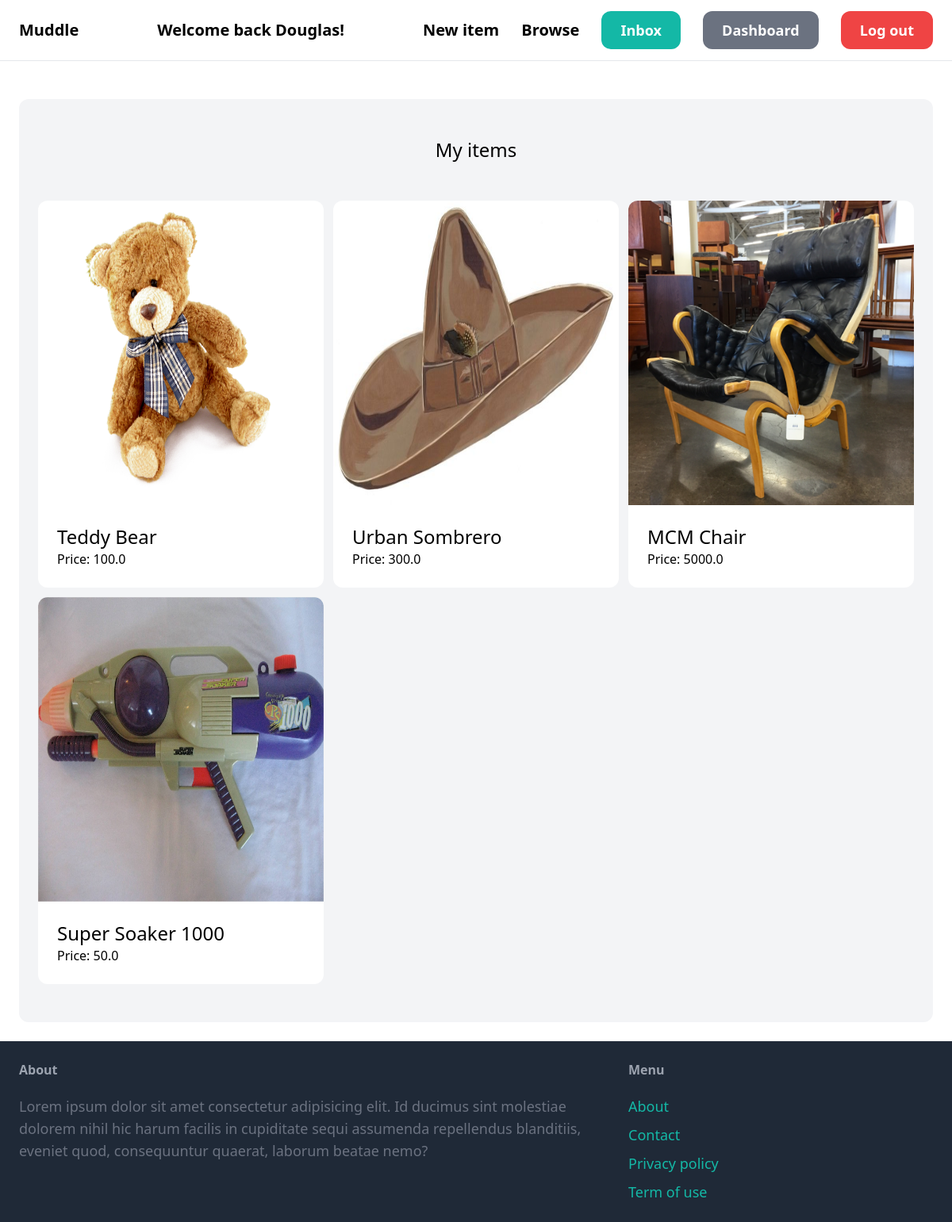
The page /dashboard/ (signed in) on the database its author committed.
### item/models.py (models this page shows, shortened)
class Item(models.Model):
    category = models.ForeignKey(Category, related_name='items', on_delete=models.CASCADE)
    name=models.CharField(max_length=255)
    description = models.TextField(blank=True, null=True)
    price = models.FloatField()
    image = models.ImageField(upload_to='item_images', blank=True, null=True)
    is_sold = models.BooleanField(default=False)
    created_by = models.ForeignKey(User, related_name='items', on_delete=models.CASCADE)
    created_at=models.DateTimeField(auto_now_add=True)

### dashboard/views.py (the view)
# urls.py: path('', views.index, name='index'),
@login_required
def index(request):
    items = Item.objects.filter(created_by=request.user)
    return render(request, 'dashboard/index.html', {
        'items':items,
    })

### dashboard/templates/dashboard/index.html (shortened to what this page needs)
{% extends 'core/base.html' %}
{% block content %}
    <div class="mt-6 px-6 py-12 bg-gray-100 rounded-xl">
        <h2 class="mb-12 text-2xl text-center">My items</h2>
        <div class="grid grid-cols-3 gap-3">
            {% for item in items %}
                <div>
                    <a href="{% url 'item:detail' item.id %}">
                        <div>
                            <img src="{{ item.image.url }}" class="rounded-t-xl w-96 h-96" alt="">
                        </div>
                        <div class="p-6 bg-white rounded-b-xl">
                            <h2 class="text-2xl">{{item.name}}</h2>
                            <p class="text-gray-5000">Price: {{item.price}}</p>
                        </div>
                    </a>
                </div>
            {% endfor %}
        </div>
    </div>
{% endblock %}

### core/templates/core/base.html (shortened to what this page needs)
<!DOCTYPE html>
<html lang="en">
    <head>
        <script src="https://cdn.tailwindcss.com"></script>
    </head>
    <body>
        <nav class="py-6 px-6 flex justify-between items-center border-b border-gray-200">
            <a href="/" class="text-xl font-semibold">Muddle</a>
            {% if request.user.is_authenticated %}
                <p class="text-xl font-semibold">Welcome back {{ request.user.first_name }}!</p>
            {% else %}
            <p class="text-xl font-semibold">Welcome! Please log-in/sign-up!</p>
            {% endif %}
            <div class="space-x-6">
                <a href="{% url 'item:new' %}" class="text-xl font-semibold hover:text-gray-500">New item</a>
                <a href="{% url 'item:items' %}" class="text-xl font-semibold hover:text-gray-500">Browse</a>
                {% if request.user.is_authenticated %}
                    <a href="{% url 'conversation:inbox' %}" class="px-6 py-3 text-lg font-semibold bg-teal-500 text-white rounded-xl hover:bg-teal-700">Inbox</a>
                    <a href="{% url 'dashboard:index' %}" class="px-6 py-3 text-lg font-semibold bg-gray-500 text-white rounded-xl hover:bg-gray-700">Dashboard</a>
                    <a href="{% url 'core:logout' %}" class="px-6 py-3 text-lg font-semibold bg-red-500 text-white rounded-xl hover:bg-red-700">Log out</a>
                {% else %}
                    <a href="{% url 'core:signup' %}" class="px-6 py-3 text-lg font-semibold bg-teal-500 text-white rounded-xl hover:bg-teal-700">Sign up</a>
                    <a href="{% url 'core:login' %}" class="px-6 py-3 text-lg font-semibold bg-gray-500 text-white rounded-xl hover:bg-gray-700">Log in</a>
                {% endif %}
            </div>
        </nav>
        <div class="px-6 py-6">
            {% block content %}
            {% endblock %}
        </div>
        <footer class="py-6 px-6 flex justify-between bg-gray-800">
            <div class="w-2/3 pr-10">
                <h3 class="mb-5 font-semibold text-gray-400">About</h3>
                <p class="text-lg text-gray-500">Lorem ipsum dolor sit amet consectetur adipisicing elit. Id ducimus sint molestiae dolorem nihil hic harum facilis in cupiditate sequi assumenda repellendus blanditiis, eveniet quod, consequuntur quaerat, laborum beatae nemo?
                </p>
            </div>
            <div class="w-1/3">
                <h3 class="mb-5 font-semibold text-gray-400">Menu</h3>
                <ul class="space-y-2">
                    <li><a href="#" class="text-lg text-teal-500 hover:text-teal-700">About</a></li>
                    <li><a href="{% url 'core:contact' %}" class="text-lg text-teal-500 hover:text-teal-700">Contact</a></li>
                    <li><a href="#" class="text-lg text-teal-500 hover:text-teal-700">Privacy policy</a></li>
                    <li><a href="#" class="text-lg text-teal-500 hover:text-teal-700">Term of use</a></li>
                </ul>
            </div>
        </footer>
    </body>
</html>

### rows shown on the page
Item: image (picture), name "Teddy Bear", price "100.0"
Item: image (picture), name "Urban Sombrero", price "300.0"
Item: image (picture), name "MCM Chair", price "5000.0"
Item: image (picture), name "Super Soaker 1000", price "50.0"

### other values the page prints
{{ request.user.first_name }} "Douglas"
